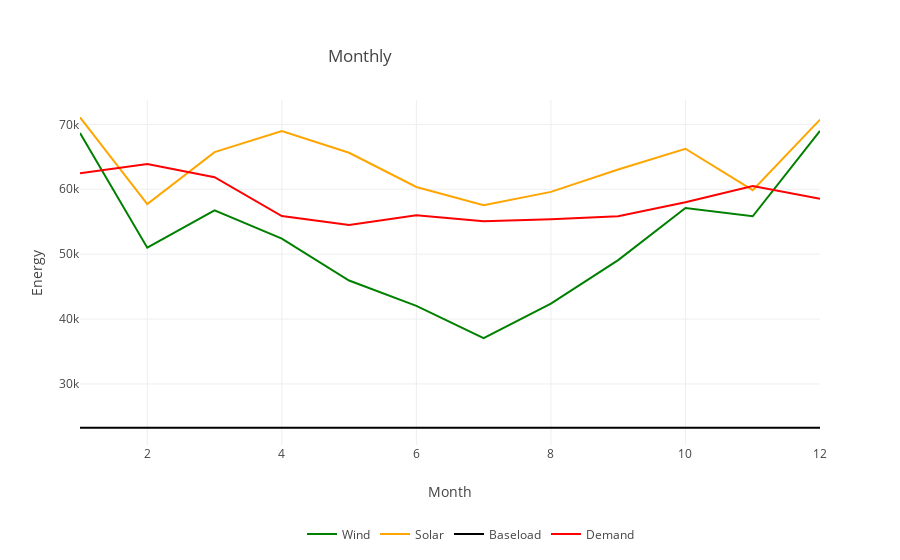

The cell this chart's notebook holds for it:
### Code cell
def plot_profile(
        df_p: pd.DataFrame, 
        title: str = "", 
        tech_order: list[str] | None = None, 
        colors: dict[str, str] | None = None
    ):
    """Plot profiles
    
    Args:
        df_p: dataframe with profiles in columns and x-axis as index
        title: title for the plot
        tech_order: order of technologies for stapling. If none, technologies are
            not stapled
        colors: color setting for profiles
    """
    # set default arguments
    tech_order = ["Baseload", "Wind", "Solar"] if tech_order is None else tech_order
    colors = {
        "Demand": "Red",
        "Wind": "Green",
        "Solar": "Orange",
        "Baseload": "Black"
    } if colors is None else colors

    # staple the profiles
    if tech_order is not None:
        base = pd.Series(0, index=df_p.index)
        for t in tech_order:
            if t in df_p.columns:
                base += df_p[t]
                df_p[t] = base
    # create figure
    fig = go.Figure()
    for c in df_p.columns:
        fig.add_trace(
            go.Scatter(x=df_p.index, y=df_p[c], mode="lines", line=dict(color=colors[c]), name=c)
        )
        fig.update_layout(
            legend=dict(
                yanchor="bottom",
                y=-0.3,
                xanchor="left",
                x=0.3,
                orientation="h"),
            yaxis=dict(title="Energy"),
            xaxis=dict(title=df_p.index.name),
            title=dict(text=title, xanchor="center", yanchor="top", x=0.4)

    )
    return fig
p = "Monthly"
fig = plot_profile(profiles[p], title=p)
fig.show()

### Figure 1 — Plotly figure (JSON) as saved in the notebook; plotly's stock layout.template omitted (floating-point values rounded to 4 significant figures)
{"data": [{"line": {"color": "Green"}, "mode": "lines", "name": "Wind", "type": "scatter", "x": [1, 2, 3, 4, 5, 6, 7, 8, 9, 10, 11, 12], "y": [68670.0, 51000.0, 56740.0, 52390.0, 45940.0, 42040.0, 37070.0, 42390.0, 49080.0, 57120.0, 55840.0, 68990.0]}, {"line": {"color": "Orange"}, "mode": "lines", "name": "Solar", "type": "scatter", "x": [1, 2, 3, 4, 5, 6, 7, 8, 9, 10, 11, 12], "y": [71090.0, 57720.0, 65720.0, 68990.0, 65620.0, 60350.0, 57540.0, 59600.0, 63040.0, 66250.0, 59850.0, 70730.0]}, {"line": {"color": "Black"}, "mode": "lines", "name": "Baseload", "type": "scatter", "x": [1, 2, 3, 4, 5, 6, 7, 8, 9, 10, 11, 12], "y": [23250.0, 23250.0, 23250.0, 23250.0, 23250.0, 23250.0, 23250.0, 23250.0, 23250.0, 23250.0, 23250.0, 23250.0]}, {"line": {"color": "Red"}, "mode": "lines", "name": "Demand", "type": "scatter", "x": [1, 2, 3, 4, 5, 6, 7, 8, 9, 10, 11, 12], "y": [62460.0, 63890.0, 61860.0, 55860.0, 54500.0, 56000.0, 55050.0, 55380.0, 55850.0, 57990.0, 60510.0, 58540.0]}], "layout": {"legend": {"orientation": "h", "x": 0.3, "xanchor": "left", "y": -0.3, "yanchor": "bottom"}, "title": {"text": "Monthly", "x": 0.4, "xanchor": "center", "yanchor": "top"}, "xaxis": {"title": {"text": "Month"}}, "yaxis": {"title": {"text": "Energy"}}}}
